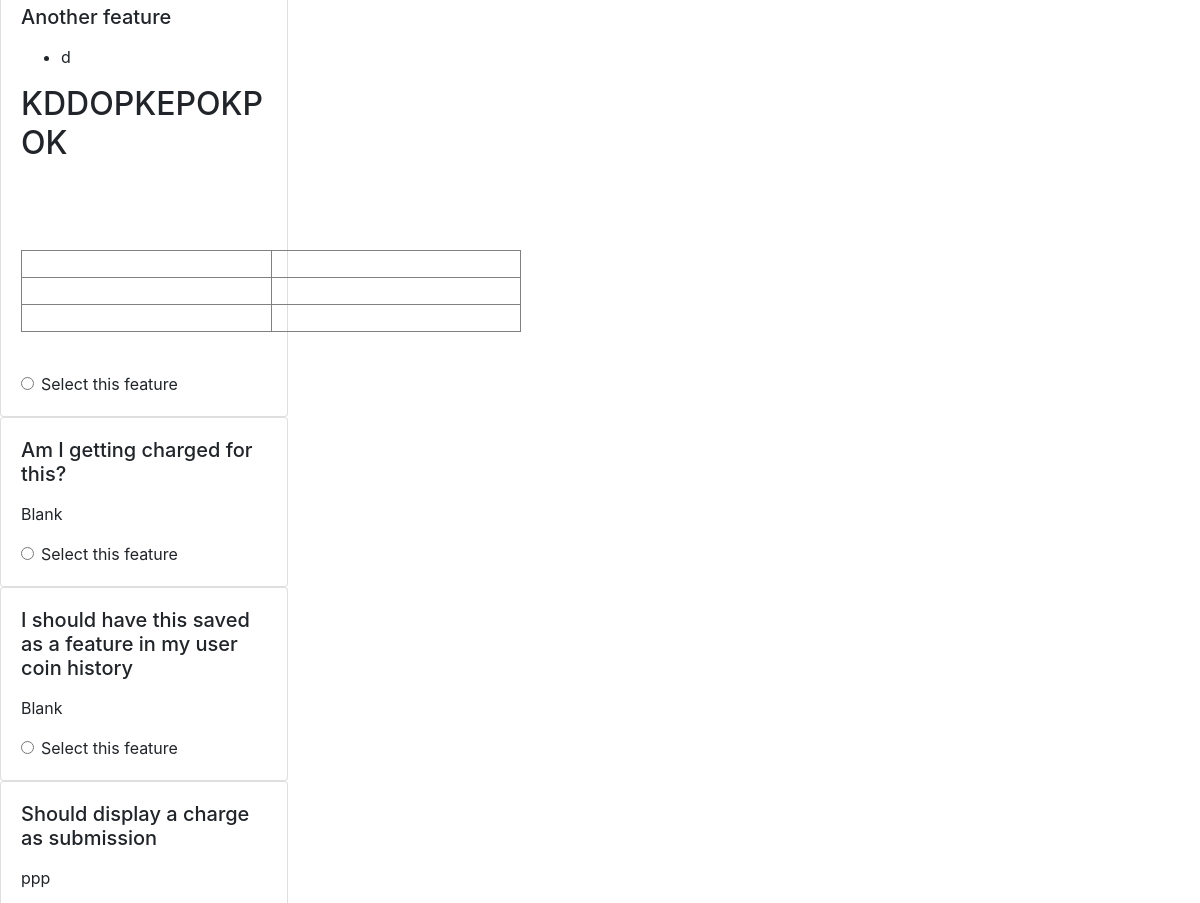
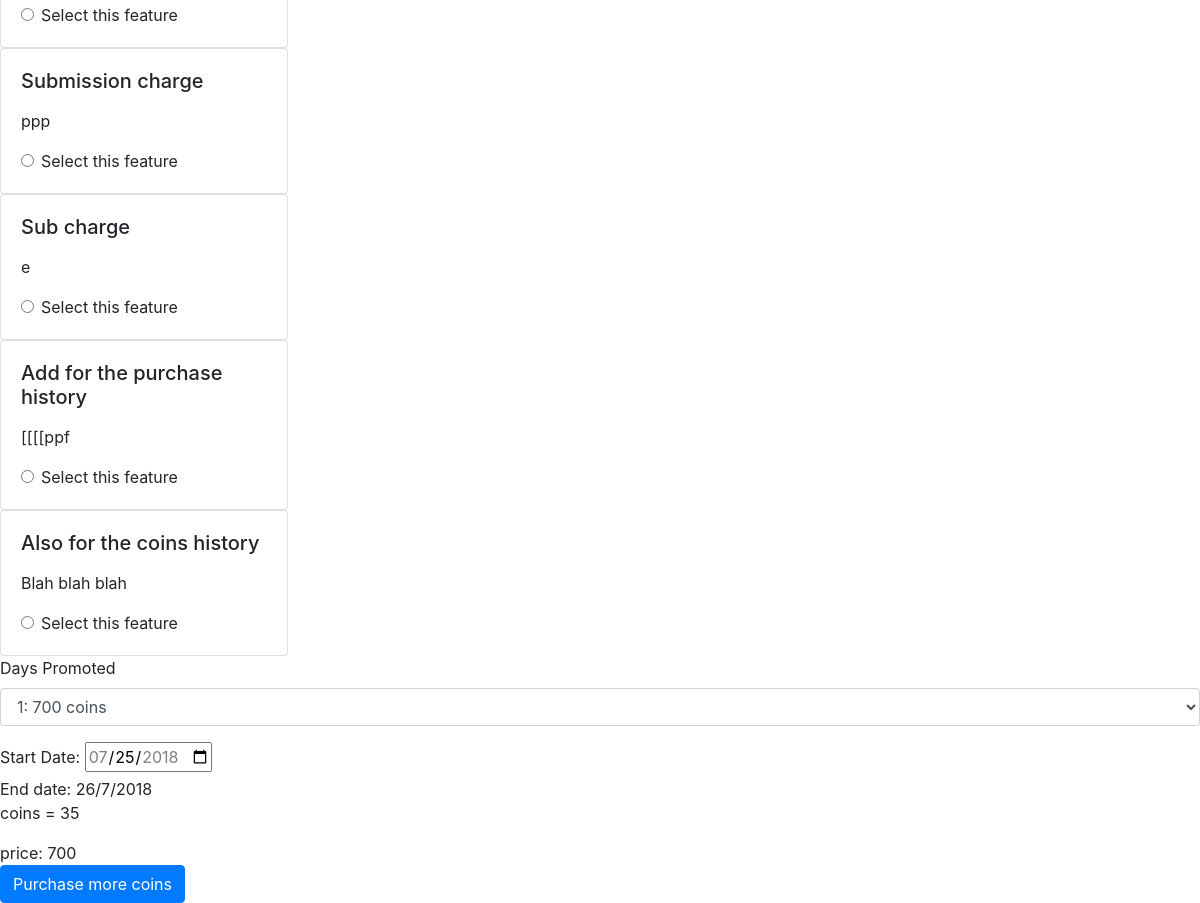
/suggestions/promote (signed in, lower part), run on an earlier commit of the app's database (2 pictures, top to bottom).
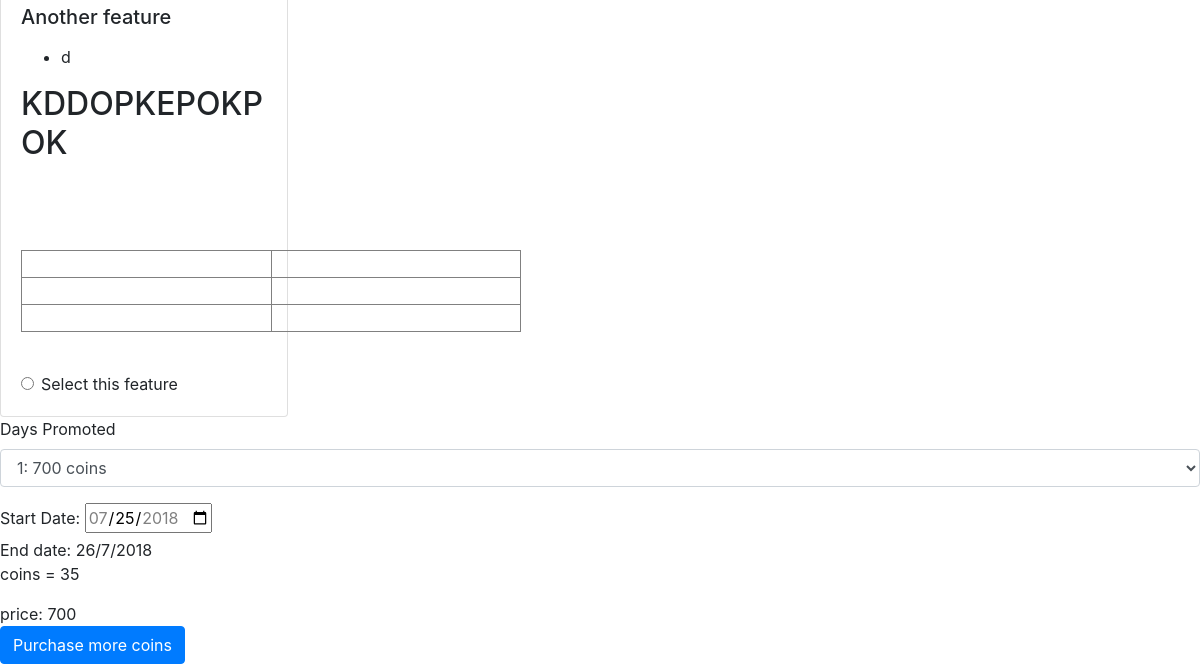
And on a later commit of the database.
### usersuggestions/models.py (models this page shows, shortened)
class Suggestion(models.Model):
    suggestion_choices = ((True, 'Feature'), (False, 'Bug Fix'))
    is_feature = models.BooleanField(blank=False, default=False, choices=suggestion_choices)
    user = models.ForeignKey(User, null=False, on_delete=models.PROTECT)
    title = models.CharField(max_length=200, blank=False)
    details = RichTextUploadingField()
    date_time = models.DateTimeField(auto_now_add=True)
    delay_submission = models.BooleanField(null=False, blank=True, default=False)

### usersuggestions/views.py (the view, shortened to what this page needs)
@login_required()
def promote_feature(request):
    if settings.COINS_ENABLED:
        prices = get_feature_promotion_prices()
        user_coins = return_user_coins(request.user)
        coin_options = return_all_store_coin_options()
        tomorrow = (datetime.date.today() + datetime.timedelta(days=1))
        max_date = (get_voting_end_date() - datetime.timedelta(days=2))
        features = return_current_features()
        return render(request, "promote_feature.html", {"features": features,
        "user_coins": user_coins, "prices":prices, "coin_options": coin_options,
         "max_date": max_date, "tomorrow": tomorrow})
    else:
        return redirect("home")

### market/cart.py (called while the page is built)
    def __len__(self):
        return sum(item['quantity'] for item in self.cart.values())

### market/coins.py (called while the page is built)
def return_user_coins(user):
    UserCoins.objects.get_or_create(user=user)
    user_row = UserCoins.objects.get(user=user)
    return user_row.coins

def get_coins_price(name):
    return CoinsPurchase.objects.get(name=name).coins_price

def return_all_store_coin_options():
    return StoreItem.objects.filter(is_coins=True).order_by("coins_amount")

### market/contexts.py (called while the page is built)
def cart(request):
    return {'cart': Cart(request)}

### usersuggestions/helpers.py (called while the page is built)
def return_current_features(sorting="-upvotes"):
    if sorting == "oldest":
        sorting ="date_time"
    elif sorting == "newest":
        sorting= "-date_time"
    elif sorting == "comments":
        sorting = "-comments"
    else:
        sorting = "-upvotes"
    return Suggestion.objects.filter(is_feature=True, suggestionadminpage__in_current_voting_cycle=True).annotate(upvotes=Count("upvote")).annotate(comments=Count("comment")).order_by(sorting)

def get_feature_promotion_prices():
    price_of_one = get_coins_price("Feature Suggestion Promotion")
    def calculate_discounted_price(amount, percent_discount):
        total_value_before_discount = price_of_one * amount
        value_to_subtract = total_value_before_discount * (percent_discount/100)
        value_with_discount = total_value_before_discount - value_to_subtract
        return int(value_with_discount)
    prices = {"1": price_of_one, "2": calculate_discounted_price(2, discounts.two),
            "3": calculate_discounted_price(3, discounts.three), "4": calculate_discounted_price(4, discounts.four),
            "5": calculate_discounted_price(5, discounts.five)}
    return prices

### usersuggestions/voting.py (called while the page is built)
def get_voting_end_date():
    try:
        current_winner = SuggestionAdminPage.objects.get(current_winner="True")
        return current_winner.expected_completion_date
    except:
        return datetime.date.today() + datetime.timedelta(days=5)

### usersuggestions/templates/promote_feature.html (shortened to what this page needs)
{% extends 'base.html' %}
{% block content %}
<form method="POST" id="featureSuggestionForm">
{% for feature in features %}
<div class="card" style="width: 18rem;">
  <div class="card-body">
    <h5 class="card-title">{{ feature.title }}</h5>
    <p class="card-text">{{ feature.details|safe }}</p>
    <div class="form-check">
   <input class="form-check-input" type="radio" required name="featureSuggestion"id="{{ feature.id }}" value="{{ feature.id }}" >
  <label class="form-check-label" >
    Select this feature
  </label>
</div>
  </div>
</div>
{% endfor %}
  <div class="form-group">
    <label for="promotionDays">Days Promoted</label>
    <select class="form-control" id="promotionDays" name="promotionDays" required>
      <option value=1>1: {{ prices.1 }} coins</option>
    </select>
  </div>
      <label for="startDate">Start Date:</label>
  <input id="startDate" type="date" required min="{{ tomorrow.year }}-0{{ tomorrow.month }}-{{ tomorrow.day }}" max="{{ max_date.year }}-0{{ max_date.month }}-{{ max_date.day }}"  value="{{ tomorrow.year }}-0{{ tomorrow.month }}-{{ tomorrow.day }}" name="startDate"/>
<div id="endDate"></div>
        <p>coins = {{ user_coins }}</p>
    <div id="price">
    </div>
        <button type="submit" class="btn btn-primary" id="purchaseCoins" name="purchaseCoins">Purchase more coins</button>
</form>
{% endblock %}

### templates/base.html (shortened to what this page needs)
<!DOCTYPE html>
<html lang="en">
<head>
    <link rel="stylesheet" href="https://maxcdn.bootstrapcdn.com/bootstrap/4.0.0/css/bootstrap.min.css">
</head>
<body>
    {% block content %}{% endblock %}
</body>
</html>

What changed in the data, as far as the page shows it:
removed Suggestion: title "Am I getting charged for this?", details "Blank"
removed Suggestion: title "I should have this saved as a feature in my user coin history", details "Blank"
removed Suggestion: title "Should display a charge as submission", details "ppp"
removed Suggestion: title "Submission charge", details "ppp"
removed Suggestion: title "Sub charge", details "e"
removed Suggestion: title "Add for the purchase history", details "[[[[ppf"
removed Suggestion: title "Also for the coins history", details "Blah blah blah"
